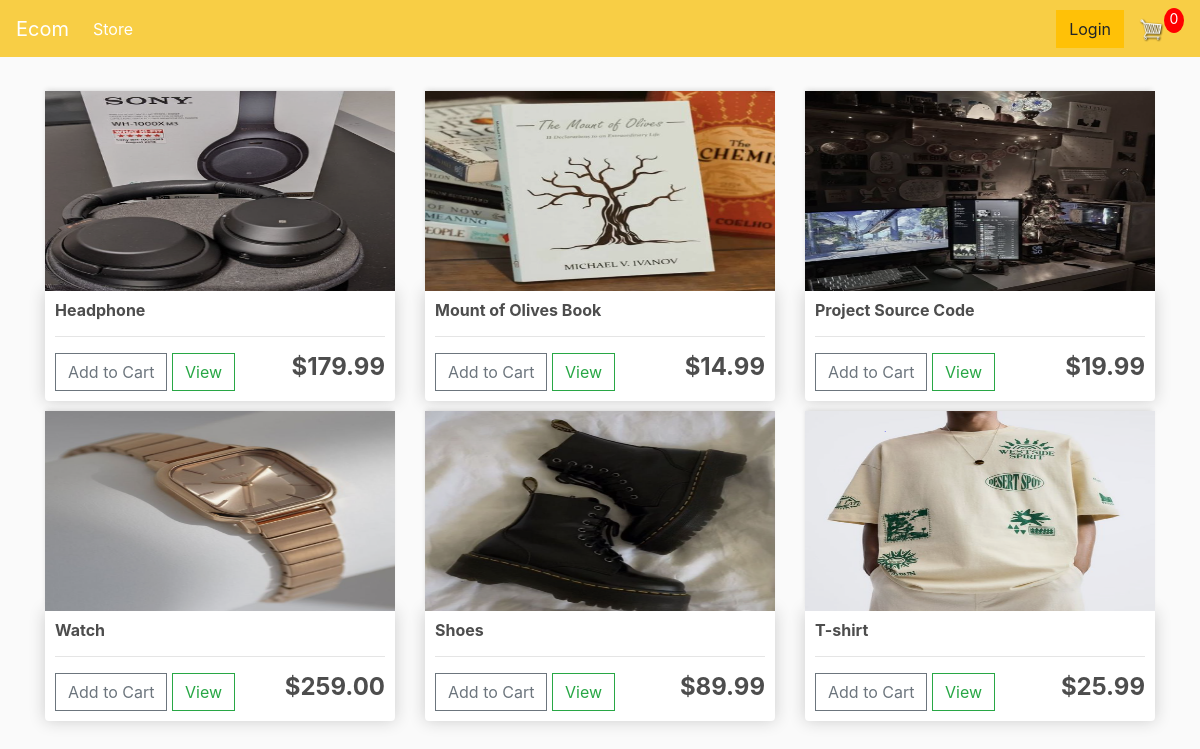
The page / on the database its author committed.
### store/models.py (models this page shows, shortened)
class Product(models.Model):
    name = models.CharField(max_length=200, null=True)
    price = models.DecimalField(max_digits=7, decimal_places=2)
    digital = models.BooleanField(default=False, null=True, blank=False)
    image = models.ImageField(null=True, blank=True)
    @property
    def imageURL(self):
        try:
            url = self.image.url
        except:
            url = ''
        return url

### store/views.py (the view)
# urls.py: path('', include('store.urls')),
def store(request):
    data = cartData(request)
    cartItems = data['cartItems']
    products = Product.objects.all()
    context = {
        'products':products,
        'cartItems':cartItems
    }
    return render(request, 'store/store.html', context)

### store/utils.py (called while the page is built, shortened)
def cookieCart(request):
    try:
        cart = json.loads(request.COOKIES['cart'])
    except:
        cart={}
    print('cart:', cart)
    items = []
    order = {'get_cart_total':0, 'get_cart_items':0,  'shipping':False}
    cartItems = order['get_cart_items']
    return {'cartItems': cartItems, 'order':order, 'items':items}

def cartData(request):
    if request.user.is_authenticated:
        customer = request.user.customer
        order, created = Order.objects.get_or_create(customer= customer, complete= False)
        items = order.orderitem_set.all()
        cartItems = order.get_cart_items
    else:
        cookieData = cookieCart(request)
        cartItems = cookieData['cartItems']
        order = cookieData['order']
        items = cookieData['items']
    return {'cartItems': cartItems, 'order':order, 'items':items}

### store/templates/store/store.html
{% extends "store/main.html" %}
{% load static %}
{% block content %}
    <div class="row">
        {% for product in products %}
        <div class="col-lg-4">
            <img class="thumbnail" src="{{product.imageURL}}">
            <div class="box-element product">
                <h6><strong>{{product.name}}</strong></h6>
                <hr>
                <button data-product={{product.id}} data-action="add" class="btn btn-outline-secondary add-btn update-cart">Add to Cart</button>
                <a class="btn btn-outline-success" href="#">View</a>
                <h4 style="display: inline-block; float: right"><strong>${{product.price|floatformat:2}}</strong></h4>
            </div>
        </div>
        {% endfor %}
    </div>
{% endblock content %}

### store/templates/store/main.html (shortened to what this page needs)
<!DOCTYPE html>
{% load static %}
<html>
  <head>
    <link
      rel="stylesheet"
      href="https://stackpath.bootstrapcdn.com/bootstrap/4.4.1/css/bootstrap.min.css"
    />
    <link rel="stylesheet" type="text/css" href="{% static 'css/main.css' %}" />
  </head>
  <body>
    <nav class="navbar navbar-expand-lg navbar-dark bg-dark">
      <a class="navbar-brand" href="{% url 'store' %}">Ecom</a>
      <div class="collapse navbar-collapse" id="navbarSupportedContent">
        <ul class="navbar-nav mr-auto">
          <li class="nav-item active">
            <a class="nav-link" href="{% url 'store' %}">Store <span class="sr-only">(current)</span></a>
          </li>
        </ul>
        <div class="form-inline my-2 my-lg-0">
          <a href="{% url 'login' %}" class="btn btn-warning">Login</a>
          <a href="{% url 'cart' %}">
            <img id="cart-icon" src="{% static 'images/cart.png' %}" />
          </a>
          <p id="cart-total">{{cartItems}}</p>
        </div>
      </div>
    </nav>
    <div class="container">
      <br />
      {% block content %} {% endblock content %}
    </div>
  </body>
</html>

### static/css/main.css (style rules this page uses)
body { background-color: hsl(0, 0%, 98%); }
h1,h2,h3,h4,h5,h6 { color:hsl(0, 0%, 30%); }
.box-element { box-shadow:hsl(0, 0%, 80%) 0 0 16px; background-color: #fff; border-radius: 4px; padding: 10px; }
.thumbnail { width: 100%; height: 200px; -webkit-box-shadow: -1px -3px 5px -2px rgba(214,214,214,1); -moz-box-shadow: -1px -3px 5px -2px rgba(214,214,214,1); box-shadow: -1px -3px 5px -2px rgba(214,214,214,1); }
.product { border-radius: 0 0 4px 4px; }
.bg-dark { background-color: #f8ce45!important; }
#cart-icon { width:25px; display: inline-block; margin-left: 15px; }
#cart-total { display: block; text-align: center; color:#fff; background-color: red; width: 20px; height: 25px; border-radius: 50%; font-size: 14px; }
.col-lg-4, .col-lg-6, .col-lg-8, .col-lg-12 { margin-top: 10px; }
.btn { border-radius: 0; }

### rows shown on the page
Product: imageURL (picture), name "Headphone", price "179.99"
Product: imageURL (picture), name "Mount of Olives Book", price "14.99"
Product: imageURL (picture), name "Project Source Code", price "19.99"
Product: imageURL (picture), name "Watch", price "259.00"
Product: imageURL (picture), name "Shoes", price "89.99"
Product: imageURL (picture), name "T-shirt", price "25.99"

### other values the page prints
{{ cartItems }} "0"
